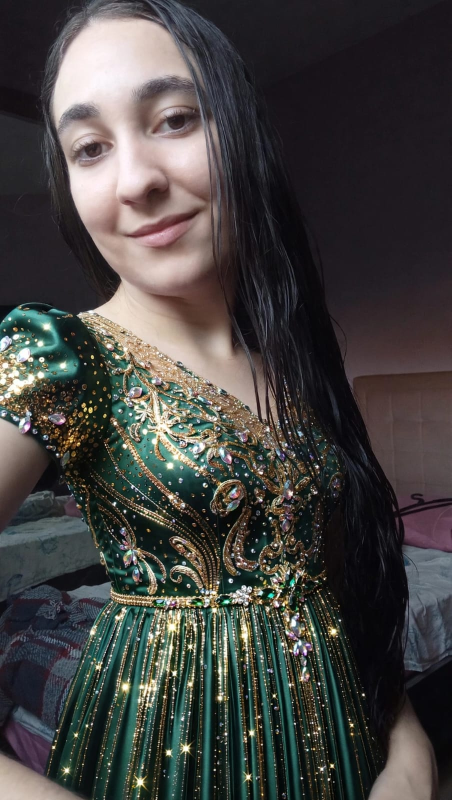
#> input picture dataset/ia/WhatsApp Image 2026-08-11 at 18.39.07 (1).jpeg, 903 x 1600 px, given in place of out.png, which was not available (shown at 1/2 size)
$ python extrair_features.py out.png   (older library calls are emulated)
#> lines starting #> are read from the running program, lines starting #| are printed output that depends on the picture
"""
extrair_features.py

Pega UMA imagem e transforma ela em uma lista de numeros (features).
Essas features depois viram uma linha na tabela que a IA vai treinar em cima.
"""

import os

import cv2
import numpy as np
import pywt


def feature_ruido(imagem_cinza):
    """Mede a quantidade de textura fina/ruido na imagem.
    Camera real tem ruido de sensor; imagem gerada por IA
    costuma ser mais 'lisa' em certas regioes."""
    laplaciano = cv2.Laplacian(imagem_cinza, cv2.CV_64F)
    return laplaciano.std()


def feature_frequencia(imagem_cinza):
    """Aplica FFT e mede a energia nas altas frequencias.
    Modelos generativos costumam deixar padroes sutis nessa regiao."""
    f = np.fft.fft2(imagem_cinza)
    fshift = np.fft.fftshift(f)
    espectro = np.log(np.abs(fshift) + 1)

    h, w = espectro.shape
    cy, cx = h // 2, w // 2
    raio = min(h, w) // 4

    y, x = np.ogrid[:h, :w]
    mascara_alta_freq = (x - cx) ** 2 + (y - cy) ** 2 > raio ** 2

    return espectro[mascara_alta_freq].mean()


def feature_histograma_cor(imagem_colorida):
    """Calcula estatisticas do histograma de cada canal de cor (B, G, R).
    Devolve media e desvio padrao de cada canal (6 numeros no total)."""
    resultado = []
    for canal in range(3):
        hist = cv2.calcHist([imagem_colorida], [canal], None, [256], [0, 256])
        hist = hist.flatten()
        valores = np.arange(256)
        media = np.sum(hist * valores) / np.sum(hist)
        variancia = np.sum(hist * (valores - media) ** 2) / np.sum(hist)
        resultado.append(media)
        resultado.append(np.sqrt(variancia))
    return resultado


def feature_ela(imagem_colorida, qualidade=90):
    """ELA (Error Level Analysis): salva a imagem de novo como JPEG com
    qualidade fixa (so na memoria) e mede o quanto ela mudou.
    Imagens com historico de compressao/ruido diferentes reagem de forma
    diferente a essa recompressao. Devolve media e desvio padrao da diferenca."""
    ok, buffer = cv2.imencode(".jpg", imagem_colorida, [cv2.IMWRITE_JPEG_QUALITY, qualidade])
    recomprimida = cv2.imdecode(buffer, cv2.IMREAD_COLOR)
    diferenca = cv2.absdiff(imagem_colorida, recomprimida).astype(np.float64)
    return diferenca.mean(), diferenca.std()


def _codigos_uniformes():
    """Marca quais dos 256 codigos LBP sao 'uniformes' (no maximo 2
    trocas entre 0 e 1 quando se le os 8 bits em circulo)."""
    uniformes = np.zeros(256, dtype=bool)
    for codigo in range(256):
        girado = ((codigo << 1) | (codigo >> 7)) & 0xFF
        trocas = bin(codigo ^ girado).count("1")
        uniformes[codigo] = trocas <= 2
    return uniformes


_UNIFORMES = _codigos_uniformes()


def feature_lbp(imagem_cinza):
    """LBP (Local Binary Pattern): pra cada pixel, compara ele com os 8
    vizinhos (vizinho >= centro vira 1, senao 0) e forma um codigo de 8 bits.
    Depois resume a distribuicao desses codigos em 3 numeros:
    entropia (quao variada e a textura), fracao de padroes uniformes
    (bordas/cantos regulares) e fracao de padroes planos (todos 0 ou todos 1)."""
    c = imagem_cinza.astype(np.int16)
    centro = c[1:-1, 1:-1]
    vizinhos = [
        c[:-2, :-2], c[:-2, 1:-1], c[:-2, 2:], c[1:-1, 2:],
        c[2:, 2:], c[2:, 1:-1], c[2:, :-2], c[1:-1, :-2],
    ]
    codigo = np.zeros(centro.shape, dtype=np.uint8)
    for i, vizinho in enumerate(vizinhos):
        codigo |= ((vizinho >= centro).astype(np.uint8) << i)

    hist = np.bincount(codigo.ravel(), minlength=256).astype(np.float64)
    hist /= hist.sum()

    nao_zero = hist[hist > 0]
    entropia = -(nao_zero * np.log2(nao_zero)).sum()
    uniformes = hist[_UNIFORMES].sum()
    planos = hist[0] + hist[255]
    return entropia, uniformes, planos


def feature_wavelet(imagem_cinza):
    """Wavelet (transformada de Haar, 1 nivel): separa a imagem em 4 partes:
    uma versao 'resumida' (aproximacao, ignorada aqui) e 3 'mapas de detalhe'
    -- horizontal, vertical e diagonal -- que capturam borda/textura em
    cada direcao. Imagens de IA tendem a ter menos energia nesses mapas
    (mais uma vez, o efeito de serem 'lisas demais').
    Devolve a energia (media dos valores ao quadrado) de cada mapa."""
    _, (detalhe_h, detalhe_v, detalhe_d) = pywt.dwt2(imagem_cinza.astype(np.float64), "haar")
    energia_h = np.mean(detalhe_h ** 2)
    energia_v = np.mean(detalhe_v ** 2)
    energia_d = np.mean(detalhe_d ** 2)
    return energia_h, energia_v, energia_d


def padronizar_compressao(imagem, qualidade=95):
    """Controle de formato/compressao: passa TODA imagem (foto real ou
    gerada, JPG, PNG ou WebP) pela mesma recompressao JPEG em memoria,
    pra que o historico de compressao de cada arquivo nao seja o que o
    modelo aprende (o professor apontou que ELA, ruido e FFT sao sensiveis
    a isso). Nao elimina 100% a diferenca, por isso o treino tambem roda
    um 'controle' so com metadados (veja treinar_modelo.py)."""
    ok, buffer = cv2.imencode(".jpg", imagem, [cv2.IMWRITE_JPEG_QUALITY, qualidade])
    return cv2.imdecode(buffer, cv2.IMREAD_COLOR)


def metadados_arquivo(caminho_imagem):
    """Devolve largura/altura ORIGINAIS, tamanho em KB e formato do arquivo
    (antes de qualquer redimensionamento). Servem so pro controle de
    confusao (confound) -- NAO entram como feature do modelo final."""
    imagem = cv2.imread(caminho_imagem)
    if imagem is None:
        return None
    altura, largura = imagem.shape[:2]
    return {
        "largura_orig": int(largura),
        "altura_orig": int(altura),
        "tamanho_kb": round(os.path.getsize(caminho_imagem) / 1024, 1),
        "formato": os.path.splitext(caminho_imagem)[1].lower().lstrip(".").replace("jpeg", "jpg").replace("jfif", "jpg"),
    }


def extrair_features(caminho_imagem, tamanho_maximo=512, padronizar=True, recorte_fixo=True):
    """FUNCAO PRINCIPAL: recebe o caminho de uma imagem e devolve
    um dicionario com todas as features calculadas.

    recorte_fixo=True: TODA imagem vira um quadrado de 512x512 (o lado
    menor e reduzido pra 512, sem ampliar, e depois corta-se o centro).
    Assim fotos e imagens geradas chegam com a MESMA dimensao e proporcao,
    e o tamanho/formato original deixa de ser pista. Se uma imagem tiver
    lado menor que 512, ela e so cortada em quadrado (sem ampliar).
    Com recorte_fixo=False vale o comportamento antigo (so reduz se o
    maior lado passar de 512).

    padronizar=True: aplica a mesma recompressao JPEG (qualidade 95) em
    todas as imagens, depois do redimensionamento, pra reduzir a
    diferenca de formato/compressao entre fotos e imagens geradas.

    Cinza x cor: ruido, freq_alta, lbp_* e wavelet_* usam a imagem em
    TONS DE CINZA; hist_* (6 numeros de cor) e ela_* usam a imagem
    COLORIDA (BGR). A conversao pra cinza so acontece pras features que
    dependem de luminosidade.

    IMPORTANTE sobre redimensionamento: imagens MAIORES que
    tamanho_maximo sao reduzidas, pra evitar que geradores que
    produzem imagens muito grandes (ex: GPT) tenham vantagem
    artificial nas features so por causa do tamanho.

    Imagens MENORES ou iguais a tamanho_maximo NAO sao ampliadas.
    Ampliar (upscale) borraria a imagem e destruiria o ruido real
    de sensor de camera -- que e justamente o sinal mais importante
    pra diferenciar foto real de imagem gerada. Ampliar fotos reais
    comprimidas faria elas parecerem 'lisas demais', confundindo o
    modelo a favor de classifica-las como IA por engano."""
#> called with caminho_imagem = 'out.png', tamanho_maximo = 512, padronizar = True, recorte_fixo = True
    imagem = cv2.imread(caminho_imagem)
#> imagem is the input picture: shape (1600, 903, 3); mean B, G, R 65.1, 67, 68.5

    if imagem is None:
        return None

    altura, largura = imagem.shape[:2]
#> altura = 1600; largura = 903
    maior_lado = max(altura, largura)
#> maior_lado = 1600

    if recorte_fixo:
        menor_lado = min(altura, largura)
#> menor_lado = 903
        if menor_lado > tamanho_maximo:
            escala = tamanho_maximo / menor_lado
#> escala = 0.567
            imagem = cv2.resize(imagem, (max(tamanho_maximo, round(largura * escala)), max(tamanho_maximo, round(altura * escala))),
                                interpolation=cv2.INTER_AREA)
#> imagem: shape (907, 512, 3)
        altura, largura = imagem.shape[:2]
#> altura = 907; largura = 512
        lado = min(altura, largura, tamanho_maximo)
#> lado = 512
        y0, x0 = (altura - lado) // 2, (largura - lado) // 2
#> y0 = 197; x0 = 0
        imagem = imagem[y0:y0 + lado, x0:x0 + lado]
#> imagem: shape (512, 512, 3)
    elif maior_lado > tamanho_maximo:
        escala = tamanho_maximo / maior_lado
        nova_largura = int(largura * escala)
        nova_altura = int(altura * escala)
        imagem = cv2.resize(imagem, (nova_largura, nova_altura), interpolation=cv2.INTER_AREA)
    # se for menor ou igual, mantem o tamanho original -- sem upscale

    if padronizar:
        imagem = padronizar_compressao(imagem)

    cinza = cv2.cvtColor(imagem, cv2.COLOR_BGR2GRAY)

    ruido = feature_ruido(cinza)
#> in feature_ruido, `laplaciano = cv2.Laplacian(imagem_cinza, cv2.CV_64F)`:
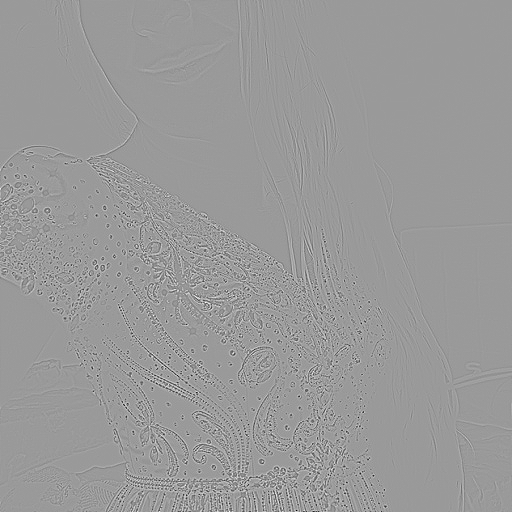
#> laplaciano: shape (512, 512) float64; min -498, max 327, mean 0; drawn with min black and max white
#> ruido = 41.36
    frequencia = feature_frequencia(cinza)
#> in feature_frequencia, `espectro = np.log(np.abs(fshift) + 1)`:
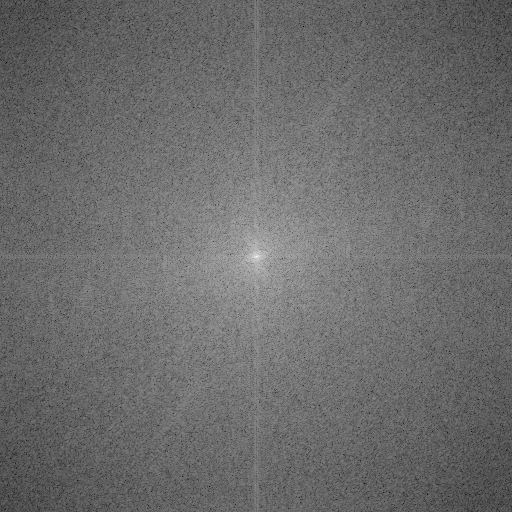
#> espectro: shape (512, 512) float64; min 2.4, max 16.7, mean 8.46; drawn with min black and max white
#> frequencia = 8.15
    hist_b_media, hist_b_std, hist_g_media, hist_g_std, hist_r_media, hist_r_std = feature_histograma_cor(imagem)
#> the loop in feature_histograma_cor, `for canal in range(3):` made 3 passes
#> (media, variancia) on passes 1 to 3: (64.53, 2776.1), (67.44, 3289.1), (71.23, 3790.8)
#> after the loop in feature_histograma_cor, `for canal in range(3):`: resultado = [64.53, 52.69, 67.44, 57.35, 71.23, 61.57]
#> hist_b_media = 64.53; hist_b_std = 52.69; hist_g_media = 67.44; hist_g_std = 57.35; hist_r_media = 71.23; hist_r_std = 61.57
    ela_media, ela_std = feature_ela(imagem)
#> in feature_ela, `diferenca = cv2.absdiff(imagem_colorida, recomprimida).astype(np.float..`:
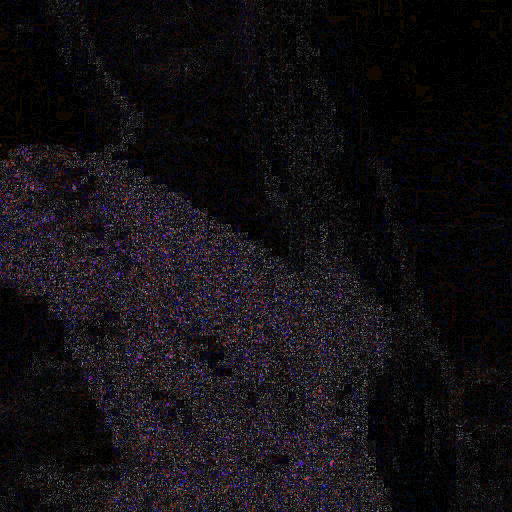
#> diferenca: shape (512, 512, 3) float64; mean B, G, R 2.2, 1.8, 2.1; drawn with min black and max white
#> ela_media = 2.05; ela_std = 2.55
    lbp_entropia, lbp_uniformes, lbp_planos = feature_lbp(cinza)
#> in feature_lbp, `centro = c[1:-1, 1:-1]`:
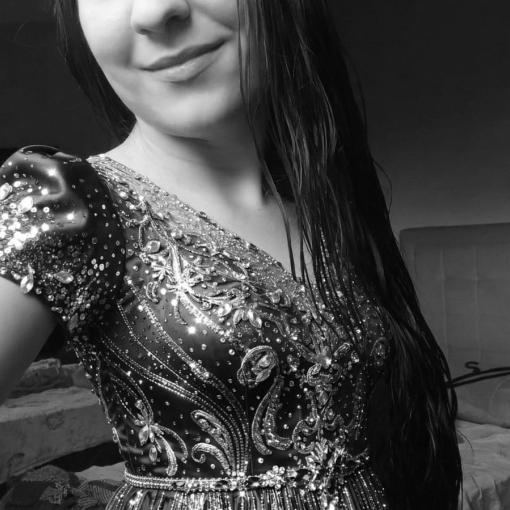
#> centro: shape (510, 510) int16; min 1, max 255, mean 68.2
#> in feature_lbp, `codigo = np.zeros(centro.shape, dtype=np.uint8)`: codigo: shape (510, 510); every value is 0
#> the loop in feature_lbp, `for i, vizinho in enumerate(vizinhos):` made 8 passes
#> pass 1, in feature_lbp, `codigo |= ((vizinho >= centro).astype(np.uint8) << i)`:
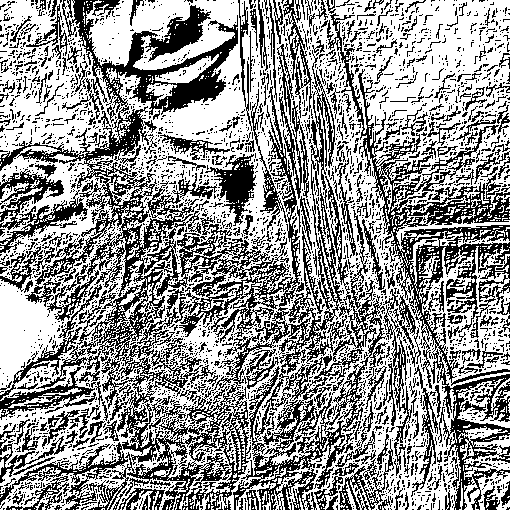
#> codigo: shape (510, 510); values 0 (black) and 1 (white), 58.6% white; black in thin lines or dots
#> after the loop in feature_lbp, `for i, vizinho in enumerate(vizinhos):`:
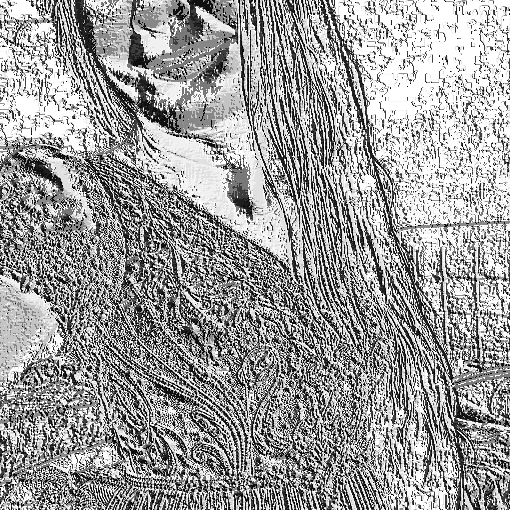
#> codigo: shape (510, 510); min 0, max 255, mean 156.1
#> in feature_lbp, `hist = np.bincount(codigo.ravel(), minlength=256).astype(np.float64)`: hist = 256 values, max 40451 at index 255, min 22 at index 170, mean 1016
#> in feature_lbp, `hist /= hist.sum()`: hist = 256 values, max 0.156 at index 255, min 8.46e-05 at index 170, mean 0.00391
#> in feature_lbp, `nao_zero = hist[hist > 0]`: nao_zero has the same summary as hist
#> in feature_lbp, `entropia = -(nao_zero * np.log2(nao_zero)).sum()`: entropia = 6.24
#> in feature_lbp, `uniformes = hist[_UNIFORMES].sum()`: uniformes = 0.837
#> in feature_lbp, `planos = hist[0] + hist[255]`: planos = 0.183
#> lbp_entropia = 6.24; lbp_uniformes = 0.837; lbp_planos = 0.183
    wavelet_h, wavelet_v, wavelet_d = feature_wavelet(cinza)
#> in feature_wavelet, `_, (detalhe_h, detalhe_v, detalhe_d) = pywt.dwt2(imagem_cinza.astype(n..`:
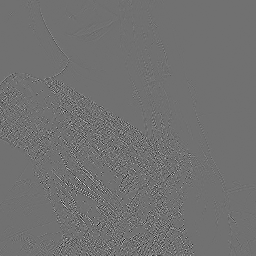
#> detalhe_d: shape (256, 256) float64; min -71, max 89, mean 0; drawn with min black and max white
#> in feature_wavelet, `energia_h = np.mean(detalhe_h ** 2)`: energia_h = 256.7
#> in feature_wavelet, `energia_v = np.mean(detalhe_v ** 2)`: energia_v = 282.4
#> in feature_wavelet, `energia_d = np.mean(detalhe_d ** 2)`: energia_d = 64.85
#> wavelet_h = 256.7; wavelet_v = 282.4; wavelet_d = 64.85

    return {
        "ruido": float(ruido),
        "freq_alta": float(frequencia),
        "hist_b_media": float(hist_b_media),
        "hist_b_std": float(hist_b_std),
        "hist_g_media": float(hist_g_media),
        "hist_g_std": float(hist_g_std),
        "hist_r_media": float(hist_r_media),
        "hist_r_std": float(hist_r_std),
        "ela_media": float(ela_media),
        "ela_std": float(ela_std),
        "lbp_entropia": float(lbp_entropia),
        "lbp_uniformes": float(lbp_uniformes),
        "lbp_planos": float(lbp_planos),
        "wavelet_h": float(wavelet_h),
        "wavelet_v": float(wavelet_v),
        "wavelet_d": float(wavelet_d),
    }


if __name__ == "__main__":
    import sys

    if len(sys.argv) < 2:
        print("Uso: python extrair_features.py caminho/da/imagem.jpg")
        sys.exit(1)

    resultado = extrair_features(sys.argv[1])
#> resultado = 16 items
    if resultado is None:
        print("Nao consegui abrir a imagem. Confira o caminho.")
    else:
        print("\nFeatures extraidas:")
        for chave, valor in resultado.items():
            print(f"  {chave}: {valor:.4f}")
#> this loop made 16 passes
#> (chave, valor) on passes 1 to 12: ('ruido', 41.36), ('freq_alta', 8.15), ('hist_b_media', 64.53), ('hist_b_std', 52.69), ('hist_g_media', 67.44), ('hist_g_std', 57.35), ('hist_r_media', 71.23), ('hist_r_std', 61.57), ('ela_media', 2.05), ('ela_std', 2.55), ('lbp_entropia', 6.24), ('lbp_uniformes', 0.837)
#|   ruido: 41.3646
#|   freq_alta: 8.1531
#|   hist_b_media: 64.5330
#|   hist_b_std: 52.6887
#|   hist_g_media: 67.4432
#|   hist_g_std: 57.3505
#|   hist_r_media: 71.2308
#|   hist_r_std: 61.5697
#> (further printed lines are left out)

$ run again, on dataset/ia/WhatsApp Image 2026-08-11 at 18.39.07 (2).jpeg
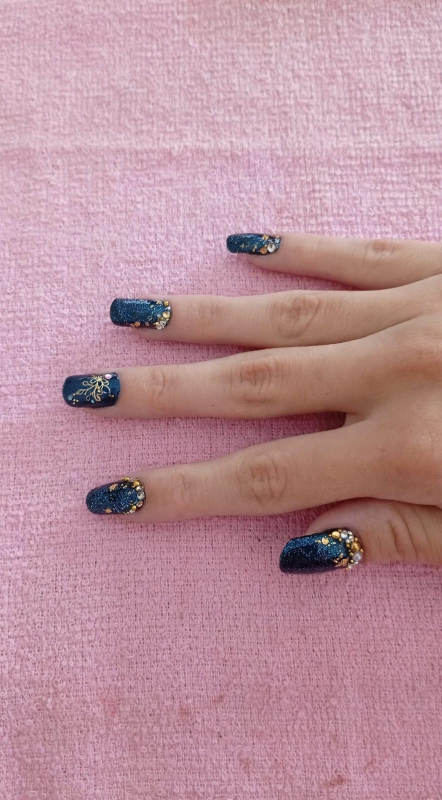
#> input picture dataset/ia/WhatsApp Image 2026-08-11 at 18.39.07 (2).jpeg, 884 x 1599 px, given in place of out.png, which was not available (shown at 1/2 size)
#> in extrair_features, imagem is the input picture: shape (1599, 884, 3); mean B, G, R 155.5, 144.4, 187
#> ruido = 21.81
#> frequencia = 7.45
#> the loop in feature_histograma_cor, `for canal in range(3):` made 3 passes
#> (media, variancia) on passes 1 to 3: (140.7, 2136), (134, 1465.5), (176.3, 1518.6)
#> after the loop in feature_histograma_cor, `for canal in range(3):`: resultado = [140.7, 46.22, 134, 38.28, 176.3, 38.97]
#> hist_b_media = 140.7; hist_b_std = 46.22; hist_g_media = 134; hist_g_std = 38.28; hist_r_media = 176.3; hist_r_std = 38.97
#> ela_media = 1.72; ela_std = 1.71
#> the loop in feature_lbp, `for i, vizinho in enumerate(vizinhos):` made 8 passes
#> after the loop in feature_lbp, `for i, vizinho in enumerate(vizinhos):`:
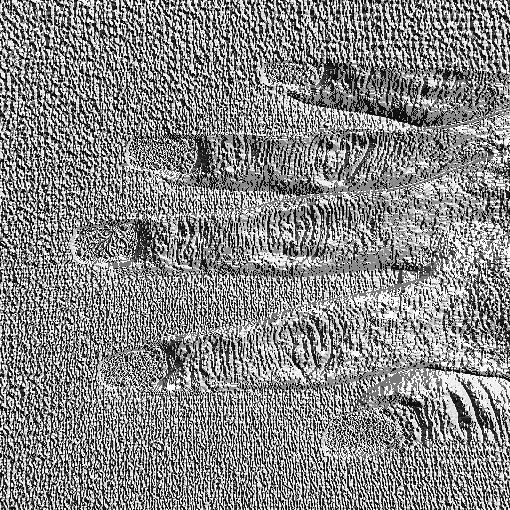
#> codigo: shape (510, 510); min 0, max 255, mean 135.2
#> in feature_lbp, `hist = np.bincount(codigo.ravel(), minlength=256).astype(np.float64)`: hist = 256 values, max 18181 at index 255, min 3 at index 85, mean 1016
#> in feature_lbp, `hist /= hist.sum()`: hist = 256 values, max 0.0699 at index 255, min 1.15e-05 at index 85, mean 0.00391
#> nao_zero has the same summary as hist
#> entropia = 6.44
#> uniformes = 0.839
#> planos = 0.103
#> lbp_entropia = 6.44; lbp_uniformes = 0.839; lbp_planos = 0.103
#> in feature_wavelet, `_, (detalhe_h, detalhe_v, detalhe_d) = pywt.dwt2(imagem_cinza.astype(n..`:
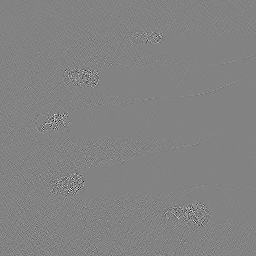
#> detalhe_d: shape (256, 256) float64; min -57.5, max 54.5, mean 0; drawn with min black and max white
#> energia_h = 72.96
#> energia_v = 89.68
#> energia_d = 14.77
#> wavelet_h = 72.96; wavelet_v = 89.68; wavelet_d = 14.77
#> `resultado = extrair_features(sys.argv[1])`: resultado = 16 items
#> the loop `for chave, valor in resultado.items():` made 16 passes
#> (chave, valor) on passes 1 to 8: ('ruido', 21.81), ('freq_alta', 7.45), ('hist_b_media', 140.7), ('hist_b_std', 46.22), ('hist_g_media', 134), ('hist_g_std', 38.28), ('hist_r_media', 176.3), ('hist_r_std', 38.97)
#> (printed output is left out)
